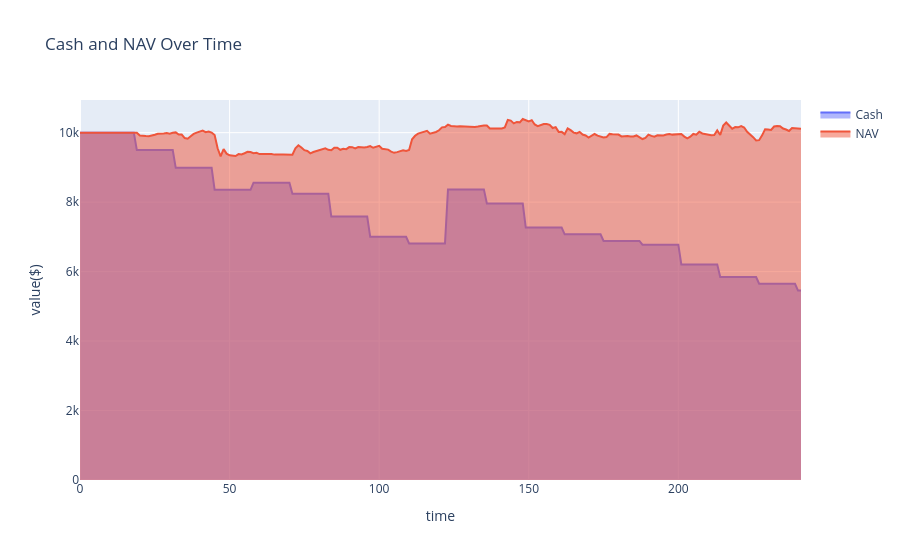

Notebook code cell kept with this figure:
### Code cell
bt.plot_nav(datetime_x_axis=False)

### Figure 1 — Plotly figure (JSON) as saved in the notebook; plotly's stock layout.template omitted (floating-point values rounded to 4 significant figures; data arrays with more than 128 entries replaced by an {"elided": "..."} marker saying what was removed)
{"data": [{"fill": "tozeroy", "mode": "lines", "name": "Cash", "type": "scatter", "x": {"elided": "242 int values"}, "y": {"elided": "242 float values"}}, {"fill": "tozeroy", "mode": "lines", "name": "NAV", "type": "scatter", "x": {"elided": "242 int values"}, "y": {"elided": "242 float values"}}], "layout": {"hovermode": "x unified", "title": {"text": "Cash and NAV Over Time"}, "xaxis": {"title": {"text": "time"}}, "yaxis": {"title": {"text": "value($)"}}}}
